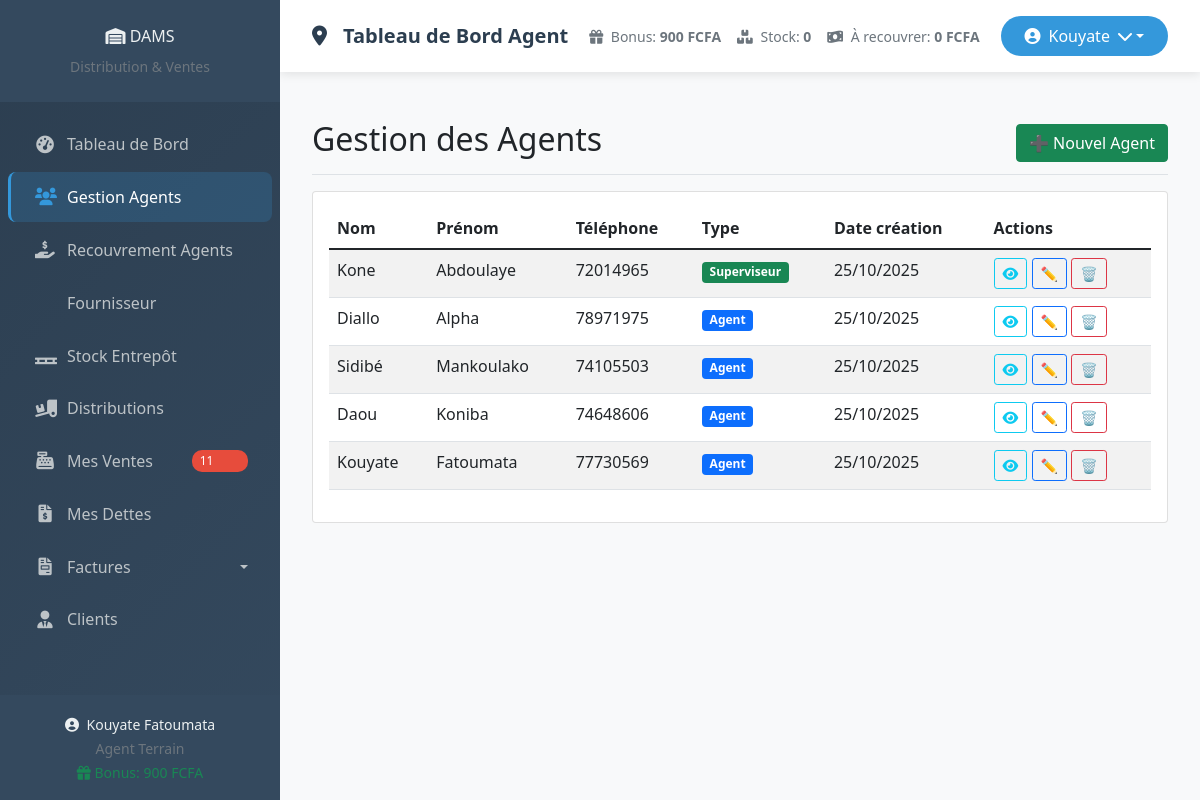
/agents/ (signed in), run on the app's committed database.
### core/models.py (models this page shows, shortened)
class BonusAgent(models.Model):
    agent = models.OneToOneField(
        Agent,
        on_delete=models.CASCADE,
        related_name='bonus'
    )
    nombre_produits_recouverts = models.PositiveIntegerField(default=0)
    total_bonus = models.DecimalField(max_digits=10, decimal_places=2, default=0)
    date_mise_a_jour = models.DateTimeField(auto_now=True)

class Agent(models.Model):
    TYPE_AGENT_CHOICES = (
        ('direction', 'Direction'),
        ('entrepot', 'Superviseur'),
        ('terrain', 'Agent'),
        ('stagiaire', 'Stagiaire'),
    )
    user = models.OneToOneField(User, on_delete=models.CASCADE)
    type_agent = models.CharField(max_length=50, choices=TYPE_AGENT_CHOICES)
    telephone = models.CharField(max_length=50, blank=True, null=True)
    ajustement_solde = models.DecimalField(
        max_digits=12,
        decimal_places=2,
        default=0,
        help_text="Ajustement manuel du solde (+/- FCFA)"
    )
    date_creation = models.DateTimeField(auto_now_add=True)
    date_expiration = models.DateTimeField(
    "Date d’expiration (stagiaire)",
    blank=True, null=True
    )

### core/views.py (the view)
# urls.py: path('agents/', views.liste_agents, name='liste_agents'),
@login_required
def liste_agents(request):
    agents = Agent.objects.filter(type_agent__in=['entrepot', 'terrain','stagiaire'])
    return render(request, 'core/agents/liste_agents.html', {'agents': agents})

### core/templates/core/agents/liste_agents.html
{% extends 'base.html' %}
{% block content %}
<div class="d-flex justify-content-between flex-wrap flex-md-nowrap align-items-center pt-3 pb-2 mb-3 border-bottom">
    <h1 class="h2">Gestion des Agents</h1>
    <a href="{% url 'creer_agent' %}" class="btn btn-success">➕ Nouvel Agent</a>
</div>
<div class="card">
    <div class="card-body">
        {% if agents %}
        <div class="table-responsive">
            <table class="table table-striped">
                <thead>
                    <tr>
                        <th>Nom</th>
                        <th>Prénom</th>
                        <th>Téléphone</th>
                        <th>Type</th>
                        <th>Date création</th>
                        <th>Actions</th>
                    </tr>
                </thead>
                <tbody>
                    {% for agent in agents %}
                    <tr>
                        <td>{{ agent.user.first_name }}</td>
                        <td>{{ agent.user.last_name }}</td>
                        <td>{{ agent.telephone }}</td>
                        <td>
<span class="badge
    {% if agent.type_agent == 'entrepot' %}bg-success
    {% elif agent.type_agent == 'terrain' %}bg-primary
    {% else %}bg-secondary
    {% endif %}">
    {{ agent.get_type_agent_display }}
</span>
                        </td>
                        <td>{{ agent.date_creation|date:"d/m/Y" }}</td>
<td>
    <a href="{% url 'detail_agent' agent.id %}" class="btn btn-sm btn-outline-info" title="Voir détails">
        <i class="fas fa-eye"></i>
    </a>
    <a href="{% url 'modifier_agent' agent.id %}" class="btn btn-sm btn-outline-primary">✏️</a>
    <a href="{% url 'supprimer_agent' agent.id %}" class="btn btn-sm btn-outline-danger">🗑️</a>
</td>
                    </tr>
                    {% endfor %}
                </tbody>
            </table>
        </div>
        {% else %}
        <div class="text-center py-4">
            <p class="text-muted">Aucun agent enregistré</p>
            <a href="{% url 'creer_agent' %}" class="btn btn-primary">Créer le premier agent</a>
        </div>
        {% endif %}
    </div>
</div>
{% endblock %}

### core/templates/base.html (shortened to what this page needs)
<!DOCTYPE html>
<html lang="fr">
<head>
    <link href="https://cdn.jsdelivr.net/npm/bootstrap@5.1.3/dist/css/bootstrap.min.css" rel="stylesheet">
    <link rel="stylesheet" href="https://cdnjs.cloudflare.com/ajax/libs/font-awesome/6.0.0/css/all.min.css">
</head>
<body>
    <div class="container-fluid p-0">
        <div class="row g-0">
            <div class="sidebar d-flex flex-column" id="sidebar">
                <div class="sidebar-header">
                        <i class="fas fa-warehouse"></i>
                        <span>DAMS</span>
                    <small class="text-muted mt-2 d-block">Distribution & Ventes</small>
                </div>
                <div class="sidebar-nav">
                     {% if agent.type_agent == 'terrain' or agent.type_agent == 'stagiaire' %}
                    <div class="nav flex-column">
                        <a class="nav-link {% if request.resolver_match.url_name == 'dashboard_agent' %}active{% endif %}"
                           href="{% url 'dashboard_agent' %}">
                            <i class="fas fa-tachometer-alt"></i>
                            <span>Tableau de Bord</span>
                            <span class="agent-badge">Agent</span>
                        </a>
                        <a class="nav-link {% if request.resolver_match.url_name == 'mon_stock' %}active{% endif %}"
                           href="{% url 'mon_stock' %}">
                            <i class="fas fa-boxes"></i>
                            <span>Mon Stock</span>
                            {% if alertes_stock_count %}
                            <span class="nav-badge">{{ alertes_stock_count }}</span>
                            {% endif %}
                        </a>
                        <a class="nav-link {% if request.resolver_match.url_name == 'mes_distributions' %}active{% endif %}"
                           href="{% url 'mes_distributions' %}">
                            <i class="fas fa-truck-loading"></i>
                            <span>Mes Distributions</span>
                            {% if nouvelles_distributions_count %}
                            <span class="nav-badge">{{ nouvelles_distributions_count }}</span>
                            {% endif %}
                        </a>
                        <a class="nav-link {% if request.resolver_match.url_name in 'enregistrer_vente,liste_ventes,detail_vente' %}active{% endif %}"
                           href="{% url 'liste_ventes' %}">
                            <i class="fas fa-cash-register"></i>
                            <span>Mes Ventes</span>
                            {% if mes_ventes_count %}
                            <span class="nav-badge">{{ mes_ventes_count }}</span>
                            {% endif %}
                        </a>
                        <a class="nav-link {% if request.resolver_match.url_name in 'liste_dettes,detail_dette,enregistrer_paiement_dette,creer_dette' %}active{% endif %}"
                           href="{% url 'liste_dettes' %}">
                            <i class="fas fa-file-invoice-dollar"></i>
                            <span>Mes Dettes</span>
                            {% if mes_dettes_count %}
                            <span class="nav-badge">{{ mes_dettes_count }}</span>
                            {% endif %}
                        </a>
                        <a class="nav-link {% if request.resolver_match.url_name in 'liste_clients,ajouter_client,modifier_client,detail_client' %}active{% endif %}"
                           href="{% url 'liste_clients' %}">
                            <i class="fas fa-user-tie"></i>
                            <span>Mes Clients</span>
                            {% if mes_clients_count %}
                            <span class="nav-badge">{{ mes_clients_count }}</span>
                            {% endif %}
                        </a>
                        <a class="nav-link {% if request.resolver_match.url_name == 'consulter_bonus' %}active{% endif %}"
                           href="{% url 'consulter_bonus' %}">
                            <i class="fas fa-gift"></i>
                            <span>Mes Bonus</span>
                            {% if mes_bonus %}
                            <span class="nav-badge">{{ mes_bonus|floatformat:0 }}F</span>
                            {% endif %}
                        </a>
                    </div>
                    {% else %}
                    <div class="nav flex-column">
                        <a class="nav-link {% if request.resolver_match.url_name == 'tableau_de_bord_superviseur' %}active{% endif %}"
                           href="{% url 'tableau_de_bord_superviseur' %}">
                            <i class="fas fa-tachometer-alt"></i>
                            <span>Tableau de Bord</span>
                        </a>
                        <a class="nav-link {% if request.resolver_match.url_name in 'liste_agents,ajouter_agent,modifier_agent,detail_agent' %}active{% endif %}"
                           href="{% url 'liste_agents' %}">
                            <i class="fas fa-users"></i>
                            <span>Gestion Agents</span>
                        </a>
    <a class="nav-link" href="{% url 'liste_agents_recouvrement' %}">
        <i class="fas fa-hand-holding-usd"></i>
        <span>Recouvrement Agents</span>
    </a>
    <a class="nav-link" href="{% url 'liste_fournisseurs' %}">
        <span>Fournisseur</span>
    </a>
                        <a class="nav-link {% if request.resolver_match.url_name in 'liste_lots,ajouter_lot,modifier_lot' %}active{% endif %}"
                           href="{% url 'liste_lots' %}">
                            <i class="fas fa-pallet"></i>
                            <span>Stock Entrepôt</span>
                        </a>
                        <a class="nav-link {% if request.resolver_match.url_name in 'liste_distributions,creer_distribution,detail_distribution' %}active{% endif %}"
                           href="{% url 'liste_distributions' %}">
                            <i class="fas fa-truck-loading"></i>
                            <span>Distributions</span>
                        </a>
                        <a class="nav-link {% if request.resolver_match.url_name in 'enregistrer_vente,liste_ventes,detail_vente' %}active{% endif %}"
                           href="{% url 'liste_ventes' %}">
                            <i class="fas fa-cash-register"></i>
                            <span>Mes Ventes</span>
                            {% if mes_ventes_count %}
                            <span class="nav-badge">{{ mes_ventes_count }}</span>
                            {% endif %}
                        </a>
                        <a class="nav-link {% if request.resolver_match.url_name in 'liste_dettes,detail_dette,enregistrer_paiement_dette,creer_dette' %}active{% endif %}"
                           href="{% url 'liste_dettes' %}">
                            <i class="fas fa-file-invoice-dollar"></i>
                            <span>Mes Dettes</span>
                        </a>
                        <div class="nav-item dropdown">
                            <a class="nav-link dropdown-toggle" href="#" role="button" data-bs-toggle="dropdown">
                                <i class="fas fa-file-invoice"></i>
                                <span>Factures</span>
                            </a>
                        </div>
                        <a class="nav-link {% if request.resolver_match.url_name in 'liste_clients,ajouter_client,modifier_client,detail_client' %}active{% endif %}"
                           href="{% url 'liste_clients' %}">
                            <i class="fas fa-user-tie"></i>
                            <span>Clients</span>
                        </a>
                    </div>
                    {% endif %}
                </div>
                <div class="sidebar-footer">
                    <div class="user-info text-center">
                        <small>
                            <i class="fas fa-user-circle me-1"></i>
                            {{ request.user.get_full_name|default:request.user.username }}
                        </small>
                        <br>
                        <small class="text-muted">
                            {% if request.user.agent.type_agent == 'direction' %}
                                Direction
                            {% elif request.user.agent.type_agent == 'superviseur' %}
                                Superviseur
                            {% else %}
                                Agent Terrain
                            {% endif %}
                        </small>
                        {% if request.user.agent and request.user.agent.type_agent == 'terrain' %}
                        <br>
                        <small class="text-success">
                            <i class="fas fa-gift"></i>
                            Bonus: {{ request.user.agent.bonus.total_bonus|default:0|floatformat:0 }} FCFA
                        </small>
                        {% endif %}
                    </div>
                </div>
            </div>
            <div class="main-content" id="mainContent">
                <nav class="navbar navbar-custom">
                    <div class="container-fluid">
                        <div class="d-flex justify-content-between align-items-center w-100 flex-wrap gap-2">
                            <span class="navbar-brand-custom">
                                <i class="fas
                                    {% if 'dashboard' in request.resolver_match.url_name %}fa-tachometer-alt
                                    {% elif 'vente' in request.resolver_match.url_name %}fa-cash-register
                                    {% elif 'dette' in request.resolver_match.url_name %}fa-file-invoice-dollar
                                    {% elif 'client' in request.resolver_match.url_name %}fa-user-tie
                                    {% elif 'bonus' in request.resolver_match.url_name %}fa-gift
                                    {% else %}fa-map-marker-alt{% endif %}
                                    me-2"></i>
                                {% block page_title %}
                                    {% if request.user.agent.type_agent == 'terrain' %}
                                        Tableau de Bord Agent
                                    {% else %}
                                        Tableau de Bord
                                    {% endif %}
                                {% endblock %}
                            </span>
                            {% if request.user.agent.type_agent == 'terrain' %}
                            <div class="d-flex gap-3 flex-wrap">
                                <small class="text-muted">
                                    <i class="fas fa-gift me-1"></i>
                                    Bonus: <strong>{{ request.user.agent.bonus.total_bonus|default:0|floatformat:0 }} FCFA</strong>
                                </small>
                                <small class="text-muted">
                                    <i class="fas fa-boxes me-1"></i>
                                    Stock: <strong>{{ mes_stock_disponible|default:0 }}</strong>
                                </small>
                                <small class="text-muted">
                                    <i class="fas fa-money-bill-wave me-1"></i>
                                    À recouvrer: <strong>{{ mes_montant_recouvrer|default:0 }} FCFA</strong>
                                </small>
                            </div>
                            {% endif %}
                            <div class="dropdown user-dropdown">
                                <button class="btn dropdown-toggle d-flex align-items-center"
                                        type="button"
                                        data-bs-toggle="dropdown">
                                    <i class="fas fa-user-circle me-2"></i>
                                    {{ request.user.first_name }}
                                    <i class="fas fa-chevron-down ms-2"></i>
                                </button>
                            </div>
                        </div>
                    </div>
                </nav>
                <div class="content-wrapper">
                    {% block content %}{% endblock %}
                </div>
            </div>
        </div>
    </div>
</body>
</html>

### data on the page
Agent: user.first_name "Kone", user.last_name "Abdoulaye", telephone "72014965", type_agent "Superviseur", date_creation "25/10/2025"
Agent: user.first_name "Diallo", user.last_name "Alpha", telephone "78971975", type_agent "Agent", date_creation "25/10/2025"
Agent: user.first_name "Sidibé", user.last_name "Mankoulako", telephone "74105503", type_agent "Agent", date_creation "25/10/2025"
Agent: user.first_name "Daou", user.last_name "Koniba", telephone "74648606", type_agent "Agent", date_creation "25/10/2025"
Agent: user.first_name "Kouyate", user.last_name "Fatoumata", telephone "77730569", type_agent "Agent", date_creation "25/10/2025"

### other printed values
{{ mes_ventes_count }} "11"
{{ request.user.get_full_name|default:request.user.username }} "Kouyate Fatoumata"
{{ request.user.agent.bonus.total_bonus|default:0|floatformat:0 }} "900"
{{ mes_stock_disponible|default:0 }} "0"
{{ mes_montant_recouvrer|default:0 }} "0"
{{ request.user.first_name }} "Kouyate"
